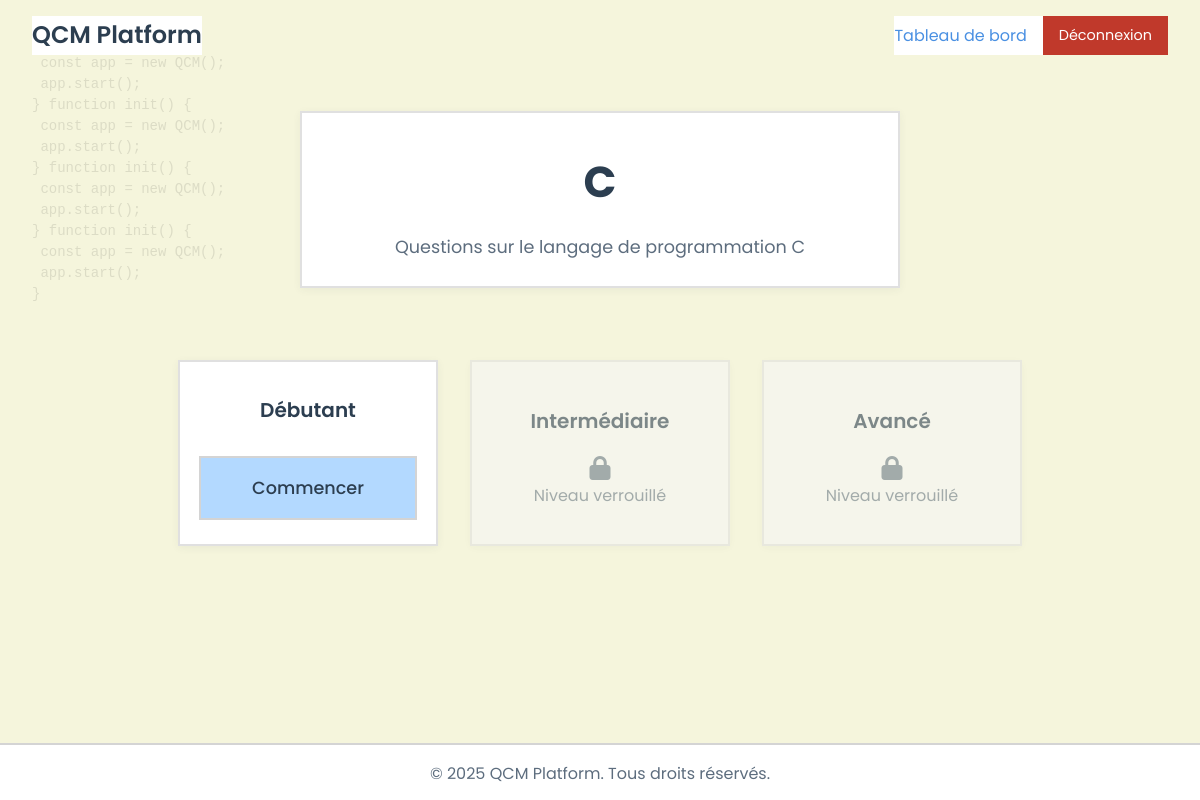
Page /section.php?section_id=4 (signed in) on the committed database.
### tables this page shows
CREATE TABLE IF NOT EXISTS sections (
    id INT AUTO_INCREMENT PRIMARY KEY,
    nom VARCHAR(100) NOT NULL,
    description TEXT
);

CREATE TABLE IF NOT EXISTS niveaux (
    id INT AUTO_INCREMENT PRIMARY KEY,
    section_id INT NOT NULL,
    nom VARCHAR(100) NOT NULL,
    description TEXT,
    difficulte INT NOT NULL,
    FOREIGN KEY (section_id) REFERENCES sections(id) ON DELETE CASCADE
);

### section.php (the view, shortened to what this page needs)
<?php
require_once 'db.php';
$section_id = $_GET['section_id'];
$user_id = $_SESSION['user_id'];
try {
    $stmt = $pdo->prepare("SELECT * FROM sections WHERE id = ?");
    $stmt->execute([$section_id]);
    $section = $stmt->fetch();
    $stmt_niveaux = $pdo->prepare("SELECT * FROM niveaux WHERE section_id = ? ORDER BY difficulte ASC");
    $stmt_niveaux->execute([$section_id]);
    $niveaux = $stmt_niveaux->fetchAll();
    foreach ($niveaux as $key => $niveau) {
        if ($niveau['difficulte'] == 1) {
            $niveaux[$key]['unlocked'] = true;
        } else {
            $prev_difficulty = $niveau['difficulte'] - 1;
            $stmt_prev_niveau_id = $pdo->prepare("SELECT id FROM niveaux WHERE section_id = ? AND difficulte = ?");
            $stmt_prev_niveau_id->execute([$section_id, $prev_difficulty]);
            $prev_niveau_details = $stmt_prev_niveau_id->fetch();
            if ($prev_niveau_details) {
                $prev_niveau_id = $prev_niveau_details['id'];
                $stmt_check_prev_result = $pdo->prepare("
                    SELECT COUNT(*) as count
                    FROM resultats
                    WHERE user_id = ?
                    AND section_id = ?
                    AND niveau_id = ?
                    AND score >= 70
                ");
                $stmt_check_prev_result->execute([$user_id, $section_id, $prev_niveau_id]);
                $prev_level_result = $stmt_check_prev_result->fetch();
                $niveaux[$key]['unlocked'] = ($prev_level_result['count'] > 0);
            } else {
                $niveaux[$key]['unlocked'] = false;
            }
        }
    }
} catch(PDOException $e) {
    die("Erreur : " . $e->getMessage());
}
?>
<!DOCTYPE html>
<html lang="fr">
<head>
    <link rel="stylesheet" href="style.css">
    <link rel="stylesheet" href="https://cdnjs.cloudflare.com/ajax/libs/font-awesome/6.0.0/css/all.min.css">
</head>
<body>
    <nav class="dashboard-nav">
        <div class="nav-brand">QCM Platform</div>
        <div class="nav-user">
            <a href="dashboard.php">Tableau de bord</a>
            <a href="logout.php" class="btn-logout">Déconnexion</a>
        </div>
    </nav>
    <main class="section-main">
        <div class="section-title-card">
            <h1><?php echo htmlspecialchars($section['nom']); ?></h1>
            <?php if (!empty($section['description'])): ?>
                <p><?php echo htmlspecialchars($section['description']); ?></p>
            <?php endif; ?>
        </div>
        <div class="levels-grid">
            <?php foreach ($niveaux as $niveau): ?>
                <div class="level-card<?php echo $niveau['unlocked'] ? '' : ' locked'; ?>">
                    <h3><?php echo htmlspecialchars($niveau['nom']); ?></h3>
                    <?php if ($niveau['unlocked']): ?>
                        <a href="qcm.php?section=<?php echo $section['id']; ?>&niveau=<?php echo $niveau['id']; ?>" class="btn-primary">Commencer</a>
                    <?php else: ?>
                        <div class="locked-message">
                            <i class="fas fa-lock"></i>
                            Niveau verrouillé
                        </div>
                    <?php endif; ?>
                </div>
            <?php endforeach; ?>
        </div>
    </main>
    <footer class="footer">
        <p>&copy; <?php echo date('Y'); ?> QCM Platform. Tous droits réservés.</p>
    </footer>
</body>
</html>

### style.css (style rules this page uses)
:root { --beige: #f5f5dc; --beige-light: #fafaf0; --beige-dark: #e8e8d0; --blue-light: #e6f3ff; --blue-accent: #b3d9ff; --green-light: #e6ffe6; --green-accent: #b3ffb3; --text-dark: #2c3e50; --text-light: #5d6d7e; --border: 2px solid #d4d4d4; --white: #fff; --primary-color: #4a90e2; --success-color: #27ae60; --error-color: #c0392b; --spacing-xs: 0.25rem; --spacing-sm: 0.5rem; --spacing-md: 1rem; --spacing-lg: 1.5rem; --spacing-xl: 2rem; --border-radius: 0; }
* { margin: 0; padding: 0; box-sizing: border-box; }
body, .home-page, .section-page, .dashboard-page, .qcm-page { background: var(--beige-light) !important; color: var(--text-dark); }
body { font-family: 'Poppins', sans-serif; line-height: 1.6; position: relative; }
body::before { content: ''; position: fixed; top: 0; left: 0; right: 0; bottom: 0; background-color: #f5f5dc; z-index: -2; }
a { color: var(--primary-color); text-decoration: none; transition: all 0.3s ease; position: relative; }
a::after { content: ''; position: absolute; width: 100%; height: 2px; bottom: -2px; left: 0; background-color: var(--primary-color); transform: scaleX(0); transform-origin: bottom right; transition: transform 0.3s ease; }
.btn-primary { display: inline-block; padding: 1rem 2.5rem; background-color: var(--blue-accent); color: var(--text-dark); text-decoration: none; border-radius: 0; font-weight: 500; transition: background 0.3s, color 0.3s, box-shadow 0.3s; border: var(--border); cursor: pointer; font-size: 1.1rem; box-shadow: none; }
h1 { color: #1a237e; font-size: 3em; margin-bottom: 20px; }
.dashboard-nav { background-color: var(--color-beige-light); padding: var(--spacing-md) var(--spacing-xl); border-bottom: var(--border-width) solid var(--color-border); display: flex; justify-content: space-between; align-items: center; box-shadow: 0 2px 4px var(--color-shadow); }
.nav-brand { font-size: 1.5rem; font-weight: 600; color: var(--color-text); }
.nav-user { display: flex; align-items: center; gap: var(--spacing-md); }
.btn-logout { padding: 0.5rem 1rem; background-color: var(--error-color); color: white; text-decoration: none; border-radius: 4px; font-size: 0.9rem; }
.levels-grid { display: grid; grid-template-columns: repeat(auto-fit, minmax(300px, 1fr)); gap: var(--spacing-lg); margin-top: var(--spacing-xl); }
.level-card { background-color: var(--color-beige-light); border: var(--border-width) solid var(--color-border); padding: var(--spacing-lg); transition: transform 0.3s ease, box-shadow 0.3s ease; }
.level-card.locked { opacity: 0.7; background-color: #f5f5f5; }
*, *:before, *:after { border-radius: 0 !important; }
.footer { text-align: center; color: var(--text-light); background: var(--beige-dark); padding: var(--spacing-md) 0; border-top: var(--border); margin-top: var(--spacing-xl); }
.admin-container, .admin-section, .hero, .features, .section-content, .qcm-container, .resultat-container, .feature-card, .question-card, .answer-card, .stats-grid, .stats-card, .form-container, .form-group, .nav-brand, .nav-links, .nav-user, .footer { background-color: #fff; position: relative; z-index: 1; }
.locked-message { color: #6c7a89; margin-top: 0.5rem; display: flex; flex-direction: column; align-items: center; font-size: 0.98rem; }
.locked-message i { font-size: 1.5rem; margin-bottom: 0.2rem; }

### rows in the picture
sections: nom "C", description "Questions sur le langage de programmation C"
niveaux: nom "Débutant"
niveaux: nom "Intermédiaire", shows "Niveau verrouillé"
niveaux: nom "Avancé", shows "Niveau verrouillé"
